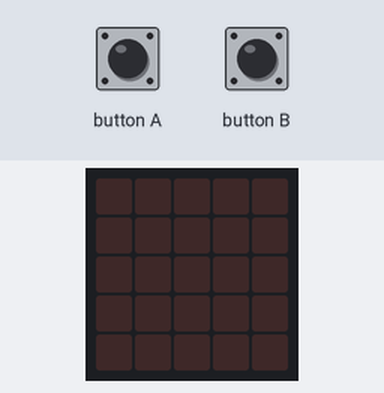
Simulated run of this program. Board: BBC micro:bit (MakeCode). On the bench: the board's 5×5 LED display. The inputs (shaded band) are chosen by the test bench.

Above: at 1.2 s.
1.3 s: button A pressed for 0.15 s
At 1.8 s:
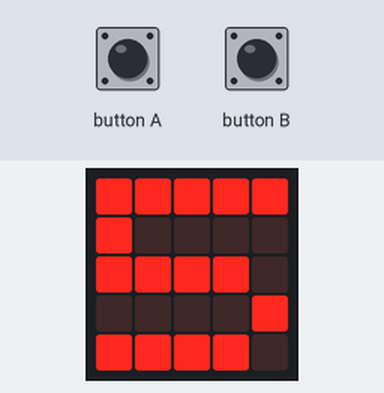
2.9 s: button B pressed for 0.15 s
At 3.4 s:
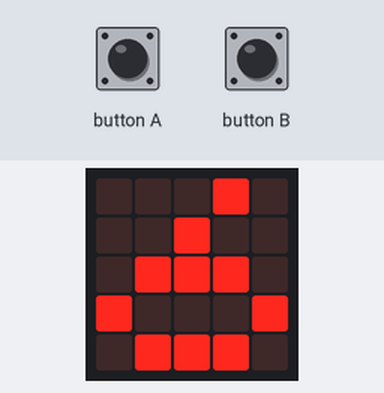
Timing chart, 0 to 5.9 s (numbered marks = the images above; inputs shaded):
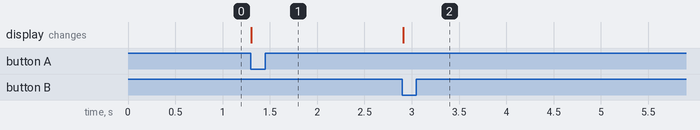

Measured:
- after the input at 1.3 s, the display: changes at once (image 1)
- after the input at 2.9 s, the display: changes at once (image 2)

The program:

main.ts
```typescript
// Named function
function adiciona (x: number, y: number) {
    return x + y
}
function multiplica (num1: number, num2: number) {
    return num1 * num2
}
let produto = 0
let soma = 0
let numero1 = 3
let numero2 = 2
basic.forever(function () {
    if (input.buttonIsPressed(Button.A)) {
        soma = adiciona(numero1, numero2)
        basic.showNumber(soma)
    } else if (input.buttonIsPressed(Button.B)) {
        produto = multiplica(numero1, numero2)
        basic.showNumber(produto)
    }
})
```

test.ts
```typescript
// os teses vão aqui; isto não será compilado quando este pacote for usado como extensão.
```
